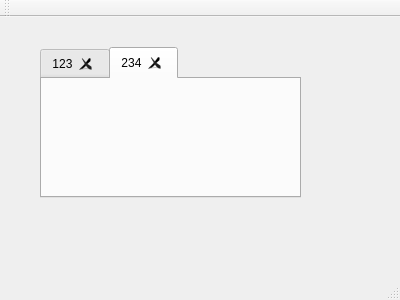
<?xml version="1.0" encoding="UTF-8"?>
<ui version="4.0">
 <class>MainWindow</class>
 <widget class="QMainWindow" name="MainWindow">
  <property name="geometry">
   <rect>
    <x>0</x>
    <y>0</y>
    <width>400</width>
    <height>300</height>
   </rect>
  </property>
  <property name="windowTitle">
   <string>MainWindow</string>
  </property>
  <widget class="QWidget" name="centralWidget">
   <widget class="QTabWidget" name="tabWidget">
    <property name="geometry">
     <rect>
      <x>40</x>
      <y>30</y>
      <width>261</width>
      <height>151</height>
     </rect>
    </property>
    <property name="currentIndex">
     <number>1</number>
    </property>
    <property name="tabsClosable">
     <bool>true</bool>
    </property>
    <widget class="QWidget" name="tab">
     <attribute name="title">
      <string>123</string>
     </attribute>
    </widget>
    <widget class="QWidget" name="tab_2">
     <attribute name="title">
      <string>234</string>
     </attribute>
    </widget>
   </widget>
  </widget>
  <widget class="QMenuBar" name="menuBar">
   <property name="geometry">
    <rect>
     <x>0</x>
     <y>0</y>
     <width>400</width>
     <height>23</height>
    </rect>
   </property>
  </widget>
  <widget class="QToolBar" name="mainToolBar">
   <attribute name="toolBarArea">
    <enum>TopToolBarArea</enum>
   </attribute>
   <attribute name="toolBarBreak">
    <bool>false</bool>
   </attribute>
  </widget>
  <widget class="QStatusBar" name="statusBar"/>
 </widget>
 <layoutdefault spacing="6" margin="11"/>
 <resources/>
 <connections/>
</ui>
